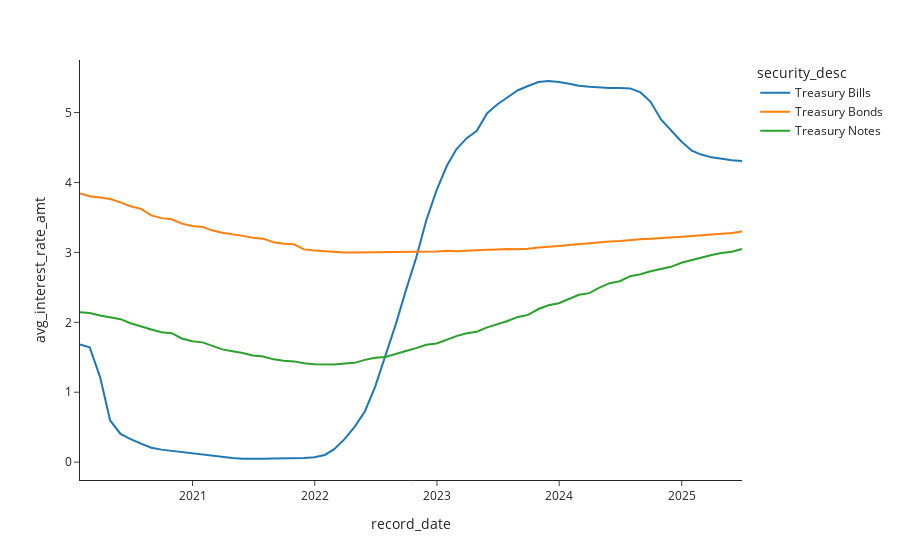

The cell this chart's notebook holds for it:
### Code cell
fig = px.line(
    df_int_rates,
    x="record_date",
    y="avg_interest_rate_amt",
    color="security_desc",
    template="simple_white",
    title="",
)

fig.show()
